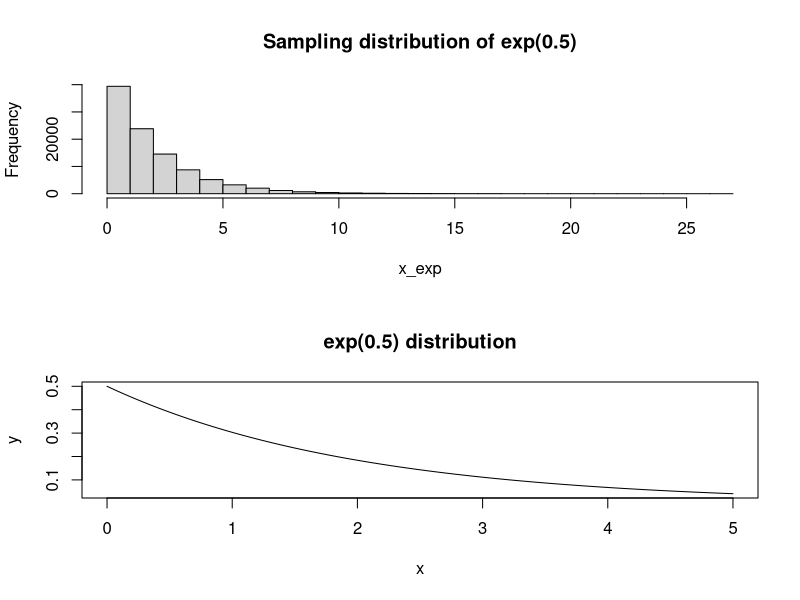

The R source for this figure:
# Exercises 1, Task 3
# i)
par(mfrow = c(2,1))

f_exp = function(u, lambda) {-lambda*log(u)}
x_unif = runif(100000)
x_exp = sapply(x_unif, f_exp, lambda=2.0)
hist(x_exp, main = "Sampling distribution of exp(0.5)", nclass = 25)
# True distribution
x = seq(0,5,0.01)
y = dexp(x, rate = 0.5)
plot(x, y, type = "l", main = "exp(0.5) distribution")


# ii) Consider the integral :   Int (from 0 to infinity)  x^2 sin (pi x) exp(-x/2) dx
f1 = function(x){(x**2) * sin(pi*x) * exp(-x/2)}
f2 = function(x){(2*x**2) * sin(pi*x)}
x_exp2 = rexp(100000, rate = 0.5)

mc_est = mean(f2(x_exp2))
cat("Monte carlo integral approximation:", mc_est)
cat("True value of the integral:", integrate(f1,lower=0, upper=Inf)$value)


# iii) Approximate the integral using the uniform variables drawn in i)
mc_est = mean(f2(x_exp))
cat("Monte carlo integral approximation based on i):", mc_est)
cat("True value of the integral:", integrate(f1,lower=0, upper=Inf)$value)